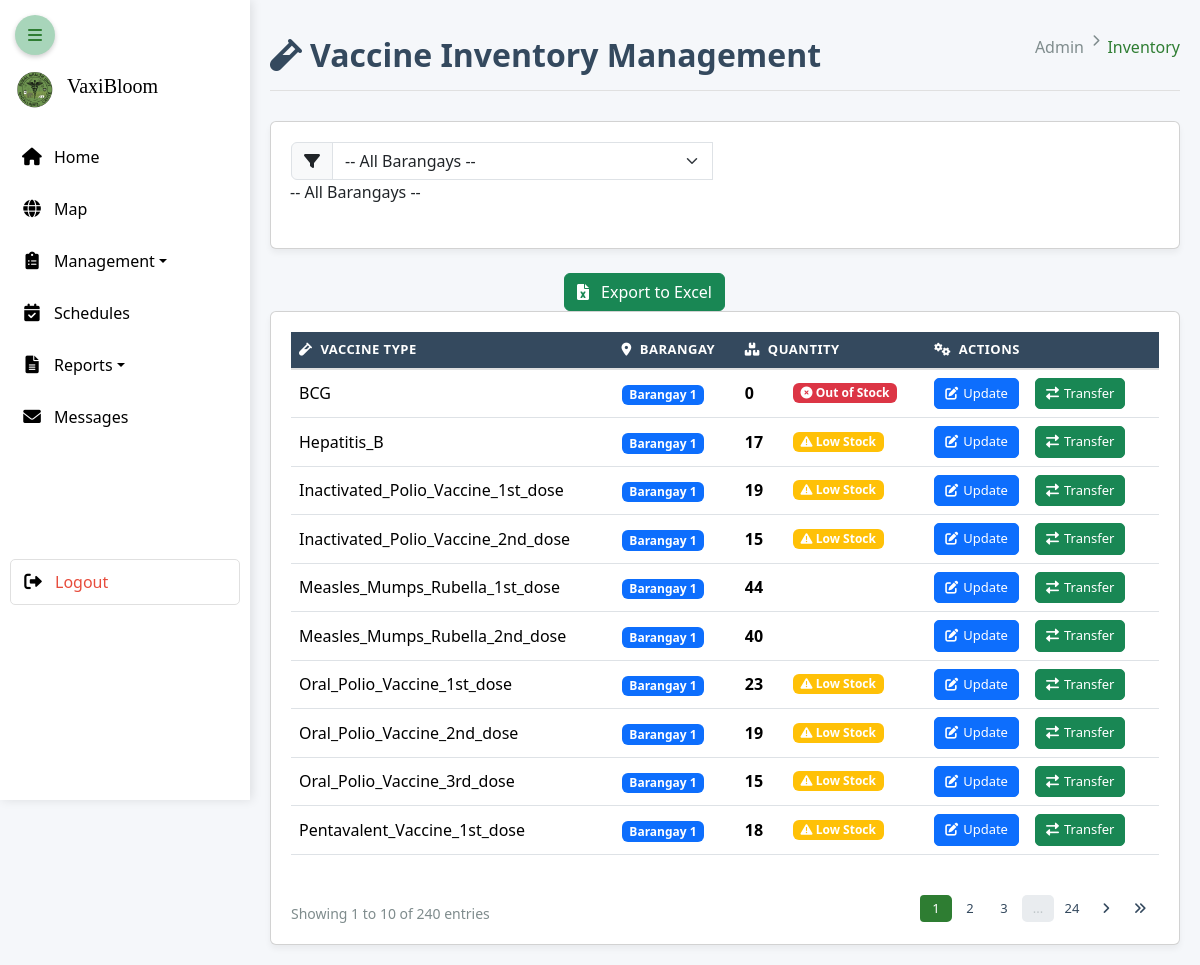
The page /system/admin/inventory_admin.php (signed in) on the database its author committed.
### tables this page shows
CREATE TABLE `vaccine_inventory` (
  `id` int(11) NOT NULL,
  `vaccine_type` varchar(50) NOT NULL,
  `barangay` varchar(100) NOT NULL,
  `quantity` int(11) NOT NULL DEFAULT 0
);

### system/admin/inventory_admin.php (the view, shortened to what this page needs)
<?php
require '../config.php';
$barangay_filter = $_GET['barangay'] ?? '';
$rows_per_page = 10;
$current_page = isset($_GET['page']) ? (int)$_GET['page'] : 1;
if ($barangay_filter) {
    $count_stmt = $conn->prepare("SELECT COUNT(*) as total FROM vaccine_inventory WHERE barangay = ?");
    $count_stmt->bind_param("s", $barangay_filter);
    $count_stmt->execute();
    $count_result = $count_stmt->get_result();
    $total_rows = $count_result->fetch_assoc()['total'];
    $stmt = $conn->prepare("SELECT * FROM vaccine_inventory WHERE barangay = ? ORDER BY barangay, vaccine_type LIMIT ?, ?");
    $offset = ($current_page - 1) * $rows_per_page;
    $stmt->bind_param("sii", $barangay_filter, $offset, $rows_per_page);
} else {
    $count_result = $conn->query("SELECT COUNT(*) as total FROM vaccine_inventory");
    $total_rows = $count_result->fetch_assoc()['total'];
    $stmt = $conn->prepare("SELECT * FROM vaccine_inventory ORDER BY barangay, vaccine_type LIMIT ?, ?");
    $offset = ($current_page - 1) * $rows_per_page;
    $stmt->bind_param("ii", $offset, $rows_per_page);
}
$stmt->execute();
$result = $stmt->get_result();
$total_pages = ceil($total_rows / $rows_per_page);
?>
<!DOCTYPE html>
<html lang="en">
<head>
    <link rel="stylesheet" href="../../css/admin/inventory_admin.css">
    <link href="https://cdn.jsdelivr.net/npm/bootstrap@5.3.1/dist/css/bootstrap.min.css" rel="stylesheet">
    <link rel="stylesheet" href="https://cdnjs.cloudflare.com/ajax/libs/font-awesome/6.0.0-beta3/css/all.min.css">
    <link rel="stylesheet" href="https://cdn.jsdelivr.net/npm/animate.css@4.1.1/animate.min.css">
</head>
<body>
    <?php include 'sidebar.php'; ?>
    <div class="content-container">
        <div class="header-container animate__animated animate__fadeIn">
            <h2><i class="fas fa-vial me-2"></i>Vaccine Inventory Management</h2>
            <div class="breadcrumb">
                <span>Admin</span> <i class="fas fa-chevron-right mx-2"></i> <span class="active">Inventory</span>
            </div>
        </div>
        <div class="card filter-card mb-4 animate__animated animate__fadeIn">
            <div class="card-body">
                <div class="row">
                    <div class="col-md-6">
                        <form method="GET" action="inventory_admin.php" class="mb-4 filter-form">
                            <div class="input-group">
                                <span class="input-group-text"><i class="fas fa-filter"></i></span>
                                <select name="barangay" class="form-select select2" onchange="this.form.submit()">
                                    <option value="">-- All Barangays --</option>
                                </select>
                            </div>
                        </form>
                    </div>
                </div>
            </div>
        </div>
        <div class="col-md-6 text-md-end text-center">
            <a href="export_inventory.php?barangay=<?= urlencode($barangay_filter) ?>" class="btn btn-success">
                <i class="fas fa-file-excel me-2"></i> Export to Excel
            </a>
        </div>
        <div class="card table-card animate__animated animate__fadeIn">
            <div class="card-body">
                <div class="table-responsive">
                    <table class="table table-hover" id="inventoryTable">
                        <thead class="table-dark">
                            <tr>
                                <th><i class="fas fa-vial me-1"></i> Vaccine Type</th>
                                <th><i class="fas fa-map-marker-alt me-1"></i> Barangay</th>
                                <th><i class="fas fa-boxes me-1"></i> Quantity</th>
                                <th><i class="fas fa-cogs me-1"></i> Actions</th>
                            </tr>
                        </thead>
                        <tbody>
                        <?php while ($row = $result->fetch_assoc()): ?>
                            <tr>
                                <td><?= htmlspecialchars($row['vaccine_type']) ?></td>
                                <td>
                                    <span class="badge bg-primary"><?= htmlspecialchars($row['barangay']) ?></span>
                                </td>
                                <td>
                                    <div class="quantity-display">
                                        <span class="quantity-value"><?= $row['quantity'] ?></span>
                                        <?php if ($row['quantity'] == 0): ?>
                                            <span class="badge bg-danger ms-2"><i class="fas fa-times-circle"></i> Out of Stock</span>
                                        <?php elseif ($row['quantity'] < 30): ?>
                                            <span class="badge bg-warning ms-2"><i class="fas fa-exclamation-triangle"></i> Low Stock</span>
                                        <?php endif; ?>
                                    </div>
                                </td>
                                <td>
                                    <div class="action-buttons">
                                        <button class="btn btn-sm btn-primary me-2" data-bs-toggle="modal" data-bs-target="#updateModal"
                                            data-id="<?= $row['id'] ?>"
                                            data-vaccine="<?= htmlspecialchars($row['vaccine_type']) ?>"
                                            data-current="<?= $row['quantity'] ?>">
                                            <i class="fas fa-edit"></i> Update
                                        </button>
                                        <button class="btn btn-sm btn-success" data-bs-toggle="modal" data-bs-target="#transferModal"
                                            data-id="<?= $row['id'] ?>"
                                            data-vaccine="<?= htmlspecialchars($row['vaccine_type']) ?>"
                                            data-barangay="<?= htmlspecialchars($row['barangay']) ?>"
                                            data-current="<?= $row['quantity'] ?>">
                                            <i class="fas fa-exchange-alt"></i> Transfer
                                        </button>
                                    </div>
                                </td>
                            </tr>
                        <?php endwhile; ?>
                        </tbody>
                    </table>
                </div>
                <div class="row mt-4">
                    <div class="col-md-6">
                        <div class="showing-entries">
                            Showing <?= ($current_page - 1) * $rows_per_page + 1 ?> to <?= min($current_page * $rows_per_page, $total_rows) ?> of <?= $total_rows ?> entries
                        </div>
                    </div>
                    <div class="col-md-6">
                        <nav aria-label="Page navigation" class="float-end">
                            <ul class="pagination pagination-sm">
                                <?php
                                $start_page = max(1, $current_page - 2);
                                $end_page = min($total_pages, $current_page + 2);
                                for ($i = $start_page; $i <= $end_page; $i++): ?>
                                    <li class="page-item <?= $i == $current_page ? 'active' : '' ?>">
                                        <a class="page-link" href="?barangay=<?= urlencode($barangay_filter) ?>&page=<?= $i ?>"><?= $i ?></a>
                                    </li>
                                <?php endfor;
                                if ($end_page < $total_pages) {
                                    if ($end_page < $total_pages - 1) {
                                        echo '<li class="page-item disabled"><span class="page-link">...</span></li>';
                                    }
                                    echo '<li class="page-item"><a class="page-link" href="?barangay='.urlencode($barangay_filter).'&page='.$total_pages.'">'.$total_pages.'</a></li>';
                                }
                                ?>
                                <?php if ($current_page < $total_pages): ?>
                                    <li class="page-item">
                                        <a class="page-link" href="?barangay=<?= urlencode($barangay_filter) ?>&page=<?= $current_page + 1 ?>" aria-label="Next">
                                            <span aria-hidden="true"><i class="fas fa-angle-right"></i></span>
                                        </a>
                                    </li>
                                    <li class="page-item">
                                        <a class="page-link" href="?barangay=<?= urlencode($barangay_filter) ?>&page=<?= $total_pages ?>" aria-label="Last">
                                            <span aria-hidden="true"><i class="fas fa-angle-double-right"></i></span>
                                        </a>
                                    </li>
                                <?php endif; ?>
                            </ul>
                        </nav>
                    </div>
                </div>
            </div>
        </div>
    </div>
    <div class="position-fixed bottom-0 end-0 p-3" style="z-index: 11">
    </div>
</body>
</html>

### css/admin/inventory_admin.css (style rules this page uses)
.content-container { margin-left: 70px; padding: 20px; width: calc(100% - 70px); min-height: 100vh; transition: margin-left 0.3s; }
.sidebar:not(.collapsed) + .content-container { margin-left: 250px; width: calc(100% - 250px); }
:root { --primary-color: #2E7D32; --secondary-color: #A8D5BA; --accent-color: #4CAF50; --dark-color: #34495e; --light-color: #f8f9fa; --danger-color: #e74c3c; --warning-color: #f39c12; --info-color: #3498db; }
body { margin: 0; height: 100vh; font-family: 'Poppins', sans-serif; background-color: #f5f7fa !important; color: #333; }
.header-container { display: flex; justify-content: space-between; align-items: center; margin-bottom: 30px; padding: 15px 0; border-bottom: 1px solid #e0e0e0; }
.header-container h2 { color: var(--dark-color); font-weight: 600; margin: 0; }
.breadcrumb { font-size: 14px; color: #7f8c8d; }
.breadcrumb i { font-size: 12px; }
.breadcrumb .active { color: var(--primary-color); font-weight: 500; }
.filter-card { border-radius: 10px; border: none; box-shadow: 0 4px 6px rgba(0, 0, 0, 0.05); background-color: white; }
.filter-card .card-body { padding: 20px; }
.table-card { border-radius: 10px; border: none; box-shadow: 0 4px 6px rgba(0, 0, 0, 0.05); background-color: white; }
.table-card .card-body { padding: 20px; }
.table { margin-bottom: 0; }
.table thead th { border-bottom: 2px solid #e0e0e0; font-weight: 600; text-transform: uppercase; font-size: 13px; letter-spacing: 0.5px; color: white; background-color: var(--dark-color); }
.table tbody tr { transition: background-color 0.2s ease; }
.table td { vertical-align: middle; }
.badge { font-weight: 500; padding: 5px 10px; border-radius: 20px; }
.quantity-display { display: flex; align-items: center; }
.quantity-value { font-weight: 600; min-width: 40px; display: inline-block; }
.action-buttons { display: flex; gap: 8px; }
.action-buttons .btn { font-size: 13px; padding: 5px 10px; border-radius: 5px; display: flex; align-items: center; gap: 5px; }
.pagination { margin: 0; }
.pagination .page-item .page-link { border-radius: 5px; margin: 0 3px; border: none; color: var(--dark-color); font-size: 13px; min-width: 32px; text-align: center; }
.pagination .page-item.active .page-link { background-color: var(--primary-color); color: white; }
.pagination .page-item.disabled .page-link { color: #bdc3c7; }
.showing-entries { font-size: 14px; color: #7f8c8d; padding-top: 8px; }
.animate__animated { --animate-duration: 0.5s; }

### rows shown on the page
vaccine_inventory: vaccine_type "BCG", barangay "Barangay 1", quantity "0", shows "Out of Stock"
vaccine_inventory: vaccine_type "Hepatitis_B", barangay "Barangay 1", quantity "17", shows "Low Stock"
vaccine_inventory: vaccine_type "Inactivated_Polio_Vaccine_1st_dose", barangay "Barangay 1", quantity "19", shows "Low Stock"
vaccine_inventory: vaccine_type "Inactivated_Polio_Vaccine_2nd_dose", barangay "Barangay 1", quantity "15", shows "Low Stock"
vaccine_inventory: vaccine_type "Measles_Mumps_Rubella_1st_dose", barangay "Barangay 1", quantity "44"
vaccine_inventory: vaccine_type "Measles_Mumps_Rubella_2nd_dose", barangay "Barangay 1", quantity "40"
vaccine_inventory: vaccine_type "Oral_Polio_Vaccine_1st_dose", barangay "Barangay 1", quantity "23", shows "Low Stock"
vaccine_inventory: vaccine_type "Oral_Polio_Vaccine_2nd_dose", barangay "Barangay 1", quantity "19", shows "Low Stock"
vaccine_inventory: vaccine_type "Oral_Polio_Vaccine_3rd_dose", barangay "Barangay 1", quantity "15", shows "Low Stock"
vaccine_inventory: vaccine_type "Pentavalent_Vaccine_1st_dose", barangay "Barangay 1", quantity "18", shows "Low Stock"

### other values the page prints
min($current_page * $rows_per_page, $total_rows) "10"
$total_rows "240"
$total_pages "24"
